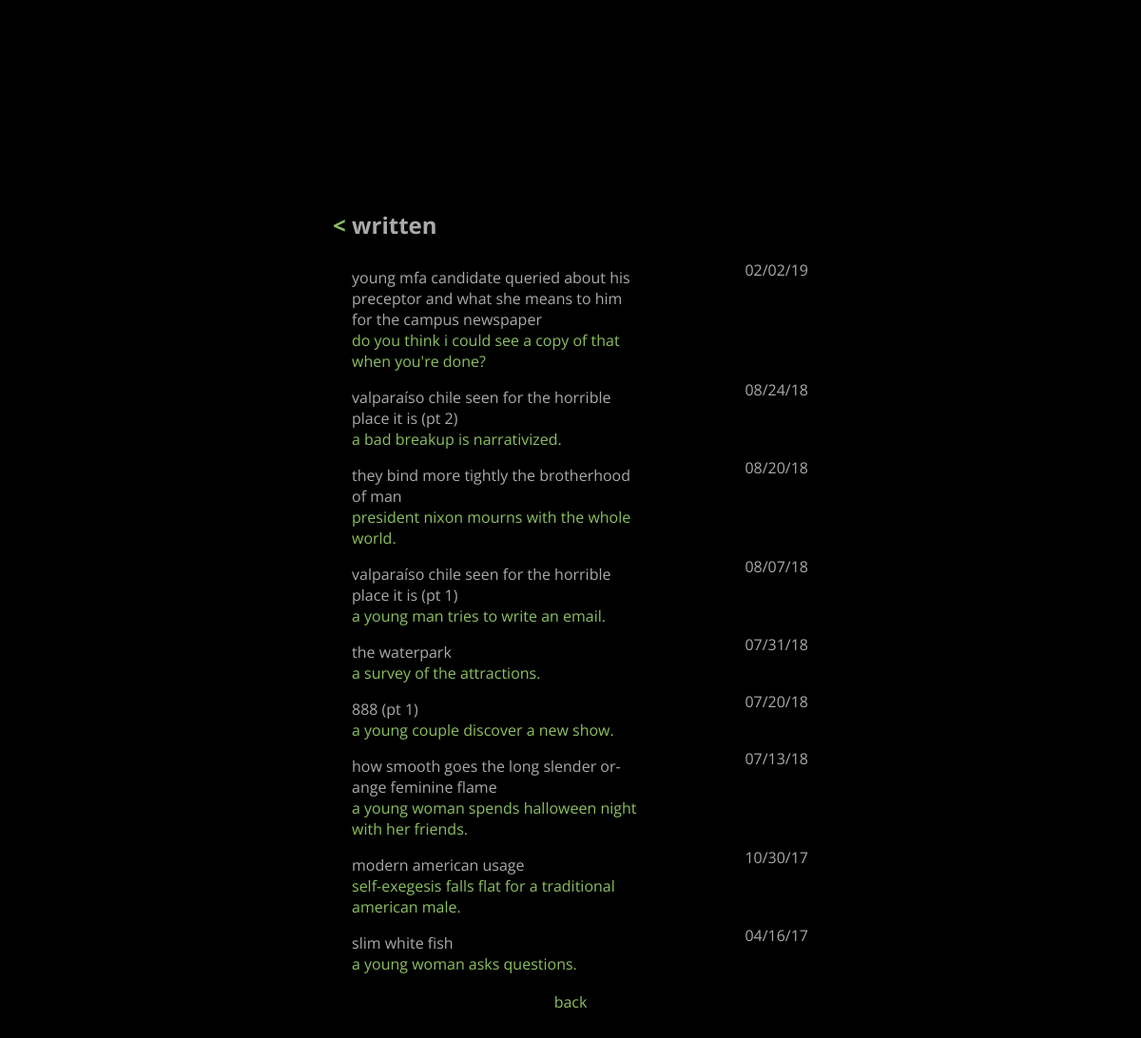
The app's page /produce/written/, older data.
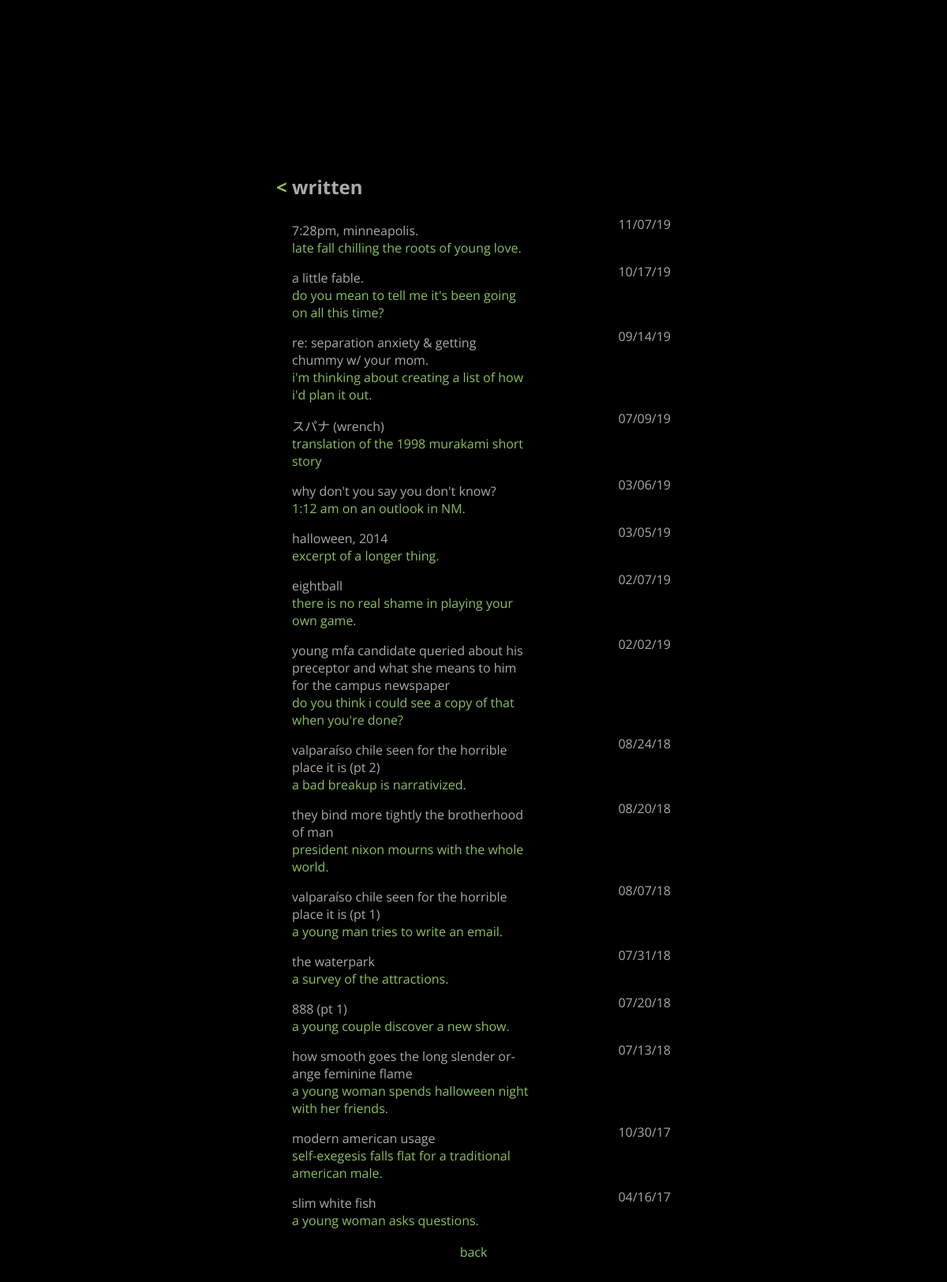
The same page, newer data.
### produce/models.py (models this page shows, shortened)
class WrittenObject(models.Model):
	title       = models.CharField(max_length=200, default="n/a")
	description = models.CharField(max_length=500, default="n/a")
	pub_date    = models.DateTimeField('date published', default=timezone.now)
	word_count  = models.IntegerField(default=0)
	content     = models.TextField(default="n/a")
	cited_works  = models.ManyToManyField('library.LibraryObject', blank=True)

### produce/views.py (the view)
# urls.py: path("written/", views.written, name="written"),
def written(request):
	menu_objects = WrittenObject.objects.order_by('-pub_date')
	heading      = 'written'
	return render(request, 'produce/menu_written.html', {'menu_objects' : menu_objects, 'heading': heading})

### produce/templates/produce/menu_written.html (shortened to what this page needs)
{% extends 'base/base.html' %}
{% block content %}
			<div class="heading">
			</div>
			<div class="sub-heading">
				<h2>
					<a href="{% url 'produce:index' %}">< </a>{{ heading }}
				</h2>
			</div>
			<div class="info">
				{% if menu_objects %}
					{% for elem in menu_objects %}
						<div class="float_text">
							<li>
								<span class="float_title">
									<a href="{% url 'produce:written_individual' elem.id %}">
										{{ elem.title }}
									</a>
								</span>
								<br>
								<span>
									<a href="{% url 'produce:written_individual' elem.id %}">
										{{ elem.description }}
									</a>
								</span>
							</li>
						</div>
						<div class="float_date">
							{{ elem.pub_date|date:"m/d/y" }}
						</div>
					{% endfor %}
				{% else %}
					<p>No objects are available.</p>
				{% endif %}
			</div>
			<div class="nav">
				<a href="{% url 'produce:index' %}">back</a>
			</div>
{% endblock %}

### base/templates/base/base.html (shortened to what this page needs)
<!DOCTYPE html>
<html lang="en">
<head>
	{% load static %}
	<link rel="stylesheet" href="{% static "base/css/mobile.css" %}" media="only screen and (max-width: 500px)" type="text/css">
	<link rel="stylesheet" href="{% static "base/css/main.css" %}" media="only screen and (min-width: 501px)" type="text/css">
</head>
<body>
	<div class="wrapper">
		<div class="content">
			{% block content %}
			{% endblock %}
		</div>
	</div>
</body>
</html>

### base/static/base/css/mobile.css (style rules this page uses)
html, body { background-color: black; color: #AAA; font-family: 'Open Sans', sans-serif; overflow: hidden; }
a { color: #8cc05f; text-decoration: none; }
li { padding-bottom: 0.5em; list-style: none; }
span { color: #444; }
.wrapper { position: absolute; top: 0; bottom: 0; left: 0; right: 0; overflow: auto; }
.content { margin: auto; width: 80%; }
.heading { color:#AAA; padding-top: 100px; width: 100%; display: block; margin: auto; }
.sub-heading { color:#AAA; display: block; margin: auto; width: 100%; }
.info { color: #AAA; margin: auto; width: 100%; text-align: left; -webkit-hyphens: auto; -moz-hyphens: auto; hyphens: auto; }
.nav { padding-top: 10px; padding-bottom: 50px; margin: auto; text-align: center; }
.float_title { color: #AAA !important; padding-bottom: 0.5em; }
.float_title > a { color: #AAA !important; }
.float_text { padding-top: 0.5em; width: 100%; float: left; }
.float_date { float: right; display: none; }

### base/static/base/css/main.css (style rules this page uses)
html, body { background-color: black; color: #AAA; font-family: 'Open Sans', sans-serif; overflow: hidden; }
a { color: #8cc05f; text-decoration: none; }
li { padding-bottom: 0.5em; list-style: none; }
span { color: #444; }
.wrapper { position: absolute; top: 0; bottom: 0; left: 0; right: 0; overflow: auto; }
.content { margin: auto; width: 500px; }
.heading { color:#AAA; padding-top: 200px; width: 500px; display: block; margin: auto; }
.sub-heading { color:#AAA; display: block; margin: auto; width: 500px; }
.info { color: #AAA; margin: auto; width: 480px; text-align: left; -webkit-hyphens: auto; -moz-hyphens: auto; hyphens: auto; padding-left: 20px; }
.nav { padding-top: 10px; padding-bottom: 50px; margin: auto; text-align: center; }
.float_title { color: #AAA !important; padding-bottom: 0.5em; }
.float_title > a { color: #AAA !important; }
.float_text { padding-top: 0.5em; width: 300px; float: left; }
.float_date { float: right; }

Row changes from the older to the newer data that the page shows:
added WrittenObject: title "7:28pm, minneapolis.", description "late fall chilling the roots of young love.", pub_date "11/07/19"
added WrittenObject: title "a little fable.", description "do you mean to tell me it's been going on all this time?", pub_date "10/17/19"
added WrittenObject: title "re: separation anxiety & getting chummy w/ your mom.", description "i'm thinking about creating a list of how i'd plan it out.", pub_date "09/14/19"
added WrittenObject: title "スパナ (wrench)", description "translation of the 1998 murakami short story", pub_date "07/09/19"
added WrittenObject: title "why don't you say you don't know?", description "1:12 am on an outlook in NM.", pub_date "03/06/19"
added WrittenObject: title "halloween, 2014", description "excerpt of a longer thing.", pub_date "03/05/19"
added WrittenObject: title "eightball", description "there is no real shame in playing your own game.", pub_date "02/07/19"
